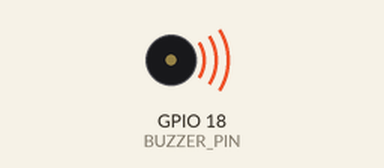
Recording of a program running on a simulated ESP32 board running MicroPython. On the bench: buzzer (waves = sounding).

Above: at 0.2 s.
Timing chart, 0 to 3.0 s (numbered marks = the images above):
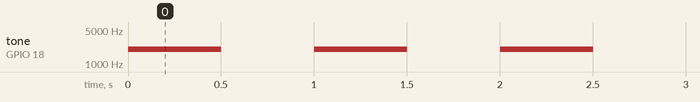

Measured:
- by itself, tone on GPIO 18 (BUZZER_PIN): alternates 2000 Hz for 0.50 s and silent for 0.50 s

The program:

KY006_Passive_Buzzer.py
```python
import machine
import time

BUZZER_PIN = machine.Pin(18, machine.Pin.OUT)
PWM = machine.PWM(BUZZER_PIN)
PWM.freq(2000)

while True:
    PWM.duty(512)  # 50% duty cycle
    time.sleep(0.5)
    PWM.duty(0)
    time.sleep(0.5)
```
